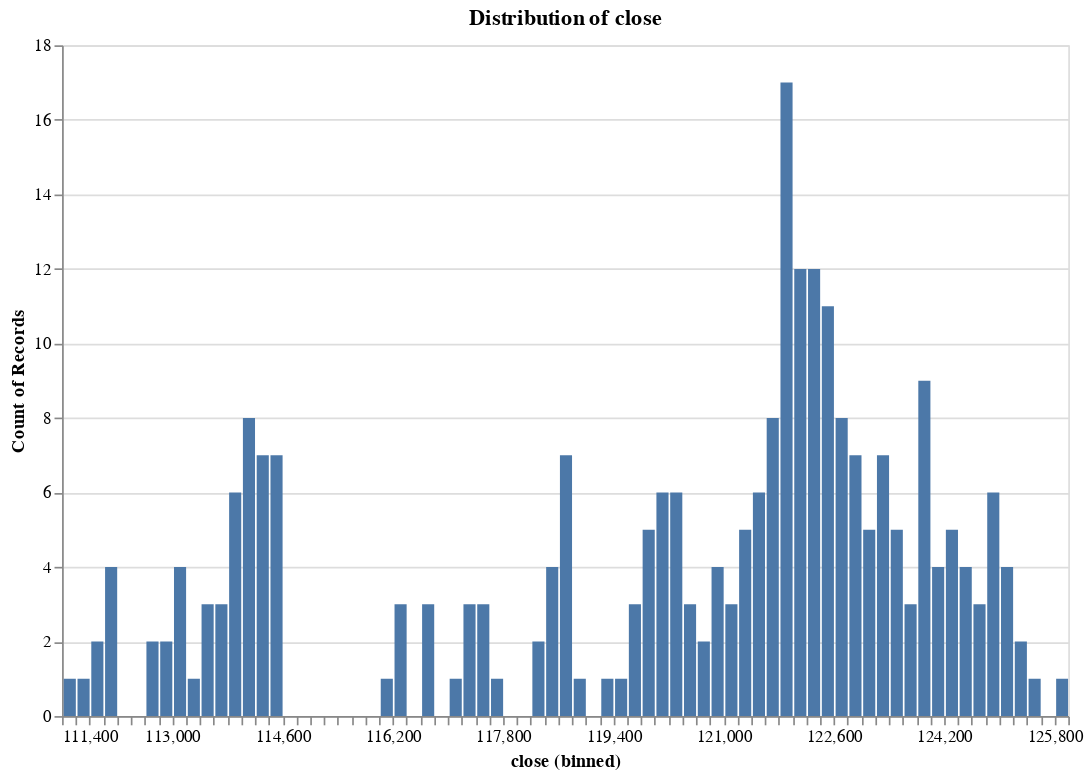

Notebook code cell kept with this figure:
### Code cell
research.plot_distribution(ts, 'close', no_bins = 100)

### Figure 1 — Vega specification as saved in the notebook (floating-point values rounded to 4 significant figures)
{"$schema": "https://vega.github.io/schema/vega/v5.json", "data": [{"name": "param_5_store"}, {"name": "source_0", "values": [{"__count": 1, "bin_maxbins_100_close": 111600.0, "bin_maxbins_100_close_end": 111800.0}, {"__count": 1, "bin_maxbins_100_close": 111400.0, "bin_maxbins_100_close_end": 111600.0}, {"__count": 2, "bin_maxbins_100_close": 111800.0, "bin_maxbins_100_close_end": 112000.0}, {"__count": 4, "bin_maxbins_100_close": 112000.0, "bin_maxbins_100_close_end": 112200.0}, {"__count": 4, "bin_maxbins_100_close": 113000.0, "bin_maxbins_100_close_end": 113200.0}, {"__count": 6, "bin_maxbins_100_close": 113800.0, "bin_maxbins_100_close_end": 114000.0}, {"__count": 3, "bin_maxbins_100_close": 113600.0, "bin_maxbins_100_close_end": 113800.0}, {"__count": 3, "bin_maxbins_100_close": 113400.0, "bin_maxbins_100_close_end": 113600.0}, {"__count": 8, "bin_maxbins_100_close": 114000.0, "bin_maxbins_100_close_end": 114200.0}, {"__count": 7, "bin_maxbins_100_close": 114200.0, "bin_maxbins_100_close_end": 114400.0}, {"__count": 7, "bin_maxbins_100_close": 114400.0, "bin_maxbins_100_close_end": 114600.0}, {"__count": 2, "bin_maxbins_100_close": 112600.0, "bin_maxbins_100_close_end": 112800.0}, {"__count": 2, "bin_maxbins_100_close": 112800.0, "bin_maxbins_100_close_end": 113000.0}, {"__count": 1, "bin_maxbins_100_close": 113200.0, "bin_maxbins_100_close_end": 113400.0}, {"__count": 1, "bin_maxbins_100_close": 116000.0, "bin_maxbins_100_close_end": 116200.0}, {"__count": 3, "bin_maxbins_100_close": 116200.0, "bin_maxbins_100_close_end": 116400.0}, {"__count": 3, "bin_maxbins_100_close": 116600.0, "bin_maxbins_100_close_end": 116800.0}, {"__count": 3, "bin_maxbins_100_close": 117200.0, "bin_maxbins_100_close_end": 117400.0}, {"__count": 3, "bin_maxbins_100_close": 117400.0, "bin_maxbins_100_close_end": 117600.0}, {"__count": 1, "bin_maxbins_100_close": 117000.0, "bin_maxbins_100_close_end": 117200.0}, {"__count": 1, "bin_maxbins_100_close": 117600.0, "bin_maxbins_100_close_end": 117800.0}, {"__count": 4, "bin_maxbins_100_close": 118400.0, "bin_maxbins_100_close_end": 118600.0}, {"__count": 2, "bin_maxbins_100_close": 118200.0, "bin_maxbins_100_close_end": 118400.0}, {"__count": 7, "bin_maxbins_100_close": 118600.0, "bin_maxbins_100_close_end": 118800.0}, {"__count": 1, "bin_maxbins_100_close": 118800.0, "bin_maxbins_100_close_end": 119000.0}, {"__count": 1, "bin_maxbins_100_close": 119200.0, "bin_maxbins_100_close_end": 119400.0}, {"__count": 1, "bin_maxbins_100_close": 119400.0, "bin_maxbins_100_close_end": 119600.0}, {"__count": 5, "bin_maxbins_100_close": 119800.0, "bin_maxbins_100_close_end": 120000.0}, {"__count": 3, "bin_maxbins_100_close": 119600.0, "bin_maxbins_100_close_end": 119800.0}, {"__count": 3, "bin_maxbins_100_close": 120400.0, "bin_maxbins_100_close_end": 120600.0}, {"__count": 2, "bin_maxbins_100_close": 120600.0, "bin_maxbins_100_close_end": 120800.0}, {"__count": 6, "bin_maxbins_100_close": 120000.0, "bin_maxbins_100_close_end": 120200.0}, {"__count": 6, "bin_maxbins_100_close": 120200.0, "bin_maxbins_100_close_end": 120400.0}, {"__count": 4, "bin_maxbins_100_close": 120800.0, "bin_maxbins_100_close_end": 121000.0}, {"__count": 12, "bin_maxbins_100_close": 122200.0, "bin_maxbins_100_close_end": 122400.0}, {"__count": 11, "bin_maxbins_100_close": 122400.0, "bin_maxbins_100_close_end": 122600.0}, {"__count": 12, "bin_maxbins_100_close": 122000.0, "bin_maxbins_100_close_end": 122200.0}, {"__count": 8, "bin_maxbins_100_close": 122600.0, "bin_maxbins_100_close_end": 122800.0}, {"__count": 17, "bin_maxbins_100_close": 121800.0, "bin_maxbins_100_close_end": 122000.0}, {"__count": 8, "bin_maxbins_100_close": 121600.0, "bin_maxbins_100_close_end": 121800.0}, {"__count": 6, "bin_maxbins_100_close": 121400.0, "bin_maxbins_100_close_end": 121600.0}, {"__count": 4, "bin_maxbins_100_close": 124000.0, "bin_maxbins_100_close_end": 124200.0}, {"__count": 3, "bin_maxbins_100_close": 123600.0, "bin_maxbins_100_close_end": 123800.0}, {"__count": 4, "bin_maxbins_100_close": 125000.0, "bin_maxbins_100_close_end": 125200.0}, {"__count": 6, "bin_maxbins_100_close": 124800.0, "bin_maxbins_100_close_end": 125000.0}, {"__count": 3, "bin_maxbins_100_close": 124600.0, "bin_maxbins_100_close_end": 124800.0}, {"__count": 4, "bin_maxbins_100_close": 124400.0, "bin_maxbins_100_close_end": 124600.0}, {"__count": 7, "bin_maxbins_100_close": 122800.0, "bin_maxbins_100_close_end": 123000.0}, {"__count": 5, "bin_maxbins_100_close": 123400.0, "bin_maxbins_100_close_end": 123600.0}, {"__count": 5, "bin_maxbins_100_close": 123000.0, "bin_maxbins_100_close_end": 123200.0}, {"__count": 7, "bin_maxbins_100_close": 123200.0, "bin_maxbins_100_close_end": 123400.0}, {"__count": 9, "bin_maxbins_100_close": 123800.0, "bin_maxbins_100_close_end": 124000.0}, {"__count": 1, "bin_maxbins_100_close": 125400.0, "bin_maxbins_100_close_end": 125600.0}, {"__count": 2, "bin_maxbins_100_close": 125200.0, "bin_maxbins_100_close_end": 125400.0}, {"__count": 1, "bin_maxbins_100_close": 125800.0, "bin_maxbins_100_close_end": 126000.0}, {"__count": 5, "bin_maxbins_100_close": 124200.0, "bin_maxbins_100_close_end": 124400.0}, {"__count": 3, "bin_maxbins_100_close": 121000.0, "bin_maxbins_100_close_end": 121200.0}, {"__count": 5, "bin_maxbins_100_close": 121200.0, "bin_maxbins_100_close_end": 121400.0}]}, {"name": "source_0_y_domain___count", "values": [{"min": 1, "max": 17}]}], "signals": [{"name": "bin_maxbins_100_close_bins", "value": {"fields": ["close"], "fname": "bin_close", "start": 111400.0, "step": 200.0, "stop": 126000.0}}, {"name": "unit", "value": {}, "on": [{"events": "pointermove", "update": "isTuple(group()) ? group() : unit"}]}, {"name": "param_5", "update": "vlSelectionResolve(\"param_5_store\", \"union\")"}, {"name": "param_5_close", "on": [{"events": [{"source": "view", "type": "dblclick"}], "update": "null"}, {"events": {"signal": "param_5_translate_delta"}, "update": "panLinear(param_5_translate_anchor.extent_x, -param_5_translate_delta.x / width)"}, {"events": {"signal": "param_5_zoom_delta"}, "update": "zoomLinear(domain(\"x\"), param_5_zoom_anchor.x, param_5_zoom_delta)"}]}, {"name": "param_5_tuple", "on": [{"events": [{"signal": "param_5_close"}], "update": "param_5_close ? {unit: \"\", fields: param_5_tuple_fields, values: [param_5_close]} : null"}]}, {"name": "param_5_tuple_fields", "value": [{"field": "close", "channel": "x", "type": "R"}]}, {"name": "param_5_translate_anchor", "value": {}, "on": [{"events": [{"source": "scope", "type": "pointerdown"}], "update": "{x: x(unit), y: y(unit), extent_x: domain(\"x\")}"}]}, {"name": "param_5_translate_delta", "value": {}, "on": [{"events": [{"source": "window", "between": [{"source": "scope", "type": "pointerdown"}, {"source": "window", "type": "pointerup"}], "consume": true, "type": "pointermove"}], "update": "{x: param_5_translate_anchor.x - x(unit), y: param_5_translate_anchor.y - y(unit)}"}]}, {"name": "param_5_zoom_anchor", "on": [{"events": [{"source": "scope", "type": "wheel", "consume": true}], "update": "{x: invert(\"x\", x(unit)), y: invert(\"y\", y(unit))}"}]}, {"name": "param_5_zoom_delta", "on": [{"events": [{"source": "scope", "consume": true, "type": "wheel"}], "update": "pow(1.001, event.deltaY * pow(16, event.deltaMode))", "force": true}]}, {"name": "param_5_modify", "on": [{"events": {"signal": "param_5_tuple"}, "update": "modify(\"param_5_store\", param_5_tuple, true)"}]}], "marks": [{"type": "rect", "name": "marks", "from": {"data": "source_0"}, "encode": {"update": {"fill": {"value": "#4c78a8"}, "x2": {"field": "bin_maxbins_100_close", "scale": "x", "offset": {"signal": "0.5 + (abs(scale(\"x\", datum[\"bin_maxbins_100_close_end\"]) - scale(\"x\", datum[\"bin_maxbins_100_close\"])) < 0.25 ? -0.5 * (0.25 - (abs(scale(\"x\", datum[\"bin_maxbins_100_close_end\"]) - scale(\"x\", datum[\"bin_maxbins_100_close\"])))) : 0.5)"}}, "x": {"field": "bin_maxbins_100_close_end", "scale": "x", "offset": {"signal": "0.5 + (abs(scale(\"x\", datum[\"bin_maxbins_100_close_end\"]) - scale(\"x\", datum[\"bin_maxbins_100_close\"])) < 0.25 ? 0.5 * (0.25 - (abs(scale(\"x\", datum[\"bin_maxbins_100_close_end\"]) - scale(\"x\", datum[\"bin_maxbins_100_close\"])))) : -0.5)"}}, "y": {"field": "__count", "scale": "y"}, "y2": {"value": 0, "scale": "y"}}}, "clip": true, "interactive": true, "style": ["bar"]}], "scales": [{"name": "x", "type": "linear", "domain": {"signal": "[bin_maxbins_100_close_bins.start, bin_maxbins_100_close_bins.stop]"}, "range": [0, {"signal": "width"}], "bins": {"signal": "bin_maxbins_100_close_bins"}, "domainRaw": {"signal": "param_5[\"close\"]"}, "zero": false}, {"name": "y", "type": "linear", "domain": [{"signal": "(data(\"source_0_y_domain___count\")[0] || {}).min"}, {"signal": "(data(\"source_0_y_domain___count\")[0] || {}).max"}], "range": [{"signal": "height"}, 0], "zero": true, "nice": true}], "axes": [{"scale": "y", "zindex": 0, "maxExtent": 0, "domain": false, "aria": false, "minExtent": 0, "orient": "left", "ticks": false, "grid": true, "gridScale": "x", "tickCount": {"signal": "ceil(height/40)"}, "labels": false}, {"scale": "x", "orient": "bottom", "labelFlush": true, "grid": false, "title": "close (binned)", "tickCount": {"signal": "ceil(width/10)"}, "zindex": 0, "labelOverlap": true}, {"scale": "y", "grid": false, "labelOverlap": true, "orient": "left", "tickCount": {"signal": "ceil(height/40)"}, "zindex": 0, "title": "Count of Records"}], "title": {"text": "Distribution of close", "frame": "group"}, "background": "white", "padding": 5, "height": 400, "width": 600, "style": "cell"}
